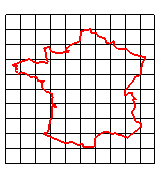
#> input picture test_resize.bmp, 161 x 178 px
$ python OpenCV_resize.py
#> lines starting #> are read from the running program, lines starting #| are printed output that depends on the picture
# -*- coding: utf-8 -*-
"""
Created on Sun Mar  3 21:36:31 2019

@author: ganze
"""

import cv2


# 원본 이미지
img_source = cv2.imread('test_resize.bmp')
#> img_source is the input picture: shape (178, 161, 3); mean B, G, R 219.6, 219.6, 228
cv2.imshow("original", img_source)

cv2.waitKey(0)


# 2배 이미지
img_result = cv2.resize(img_source, None, fx=2, fy=2, interpolation = cv2.INTER_CUBIC)
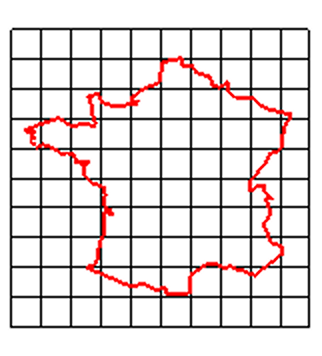
#> img_result: shape (356, 322, 3); mean B, G, R 216.3, 216.3, 224.5
cv2.imshow("x2", img_result)

cv2.waitKey(0)


# 4배 이미지
height, width = img_source.shape[:2]
#> height = 178; width = 161
img_result = cv2.resize(img_source, (4*width, 4*height), interpolation = cv2.INTER_LINEAR )
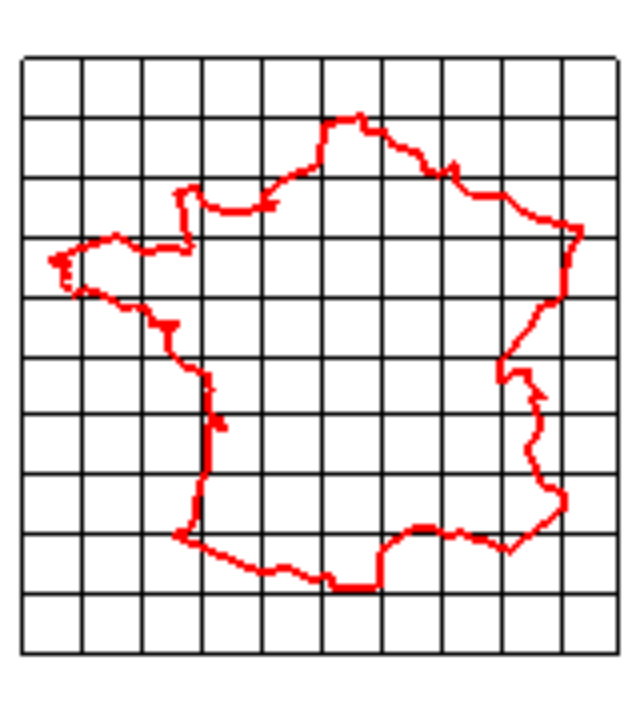
#> img_result: shape (712, 644, 3); mean B, G, R 219.5, 219.5, 228
cv2.imshow("x4 INTER_LINEAR", img_result)

height, width = img_source.shape[:2]
img_result2 = cv2.resize(img_source, (4*width, 4*height), interpolation = cv2.INTER_CUBIC )
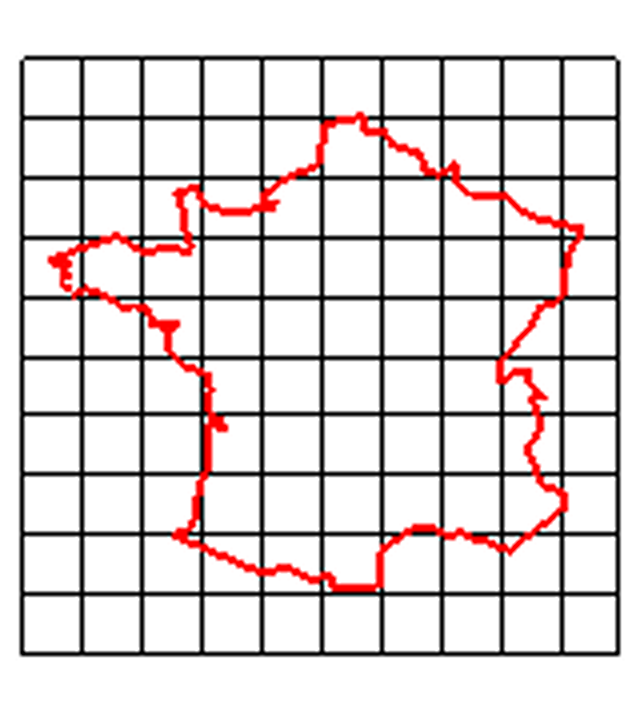
#> img_result2: shape (712, 644, 3); mean B, G, R 216.6, 216.6, 224.8
cv2.imshow("x4 INTER_CUBIC", img_result)

cv2.waitKey(0)


# INTER_CUBIC를 사용해 확대한 4배 이미지를 0.5배한 이미지
img_result = cv2.resize(img_result2, None, fx=0.5, fy=0.5, interpolation = cv2.INTER_AREA)
#> img_result: shape (356, 322, 3)
cv2.imshow("x0.5 INTER_AREA", img_result)

img_result = cv2.resize(img_result2, None, fx=0.5, fy=0.5) # cv2.INTER_LINEAR
cv2.imshow("x0.5 INTER_LINEAR", img_result)

cv2.waitKey(0)


cv2.destroyAllWindows()
